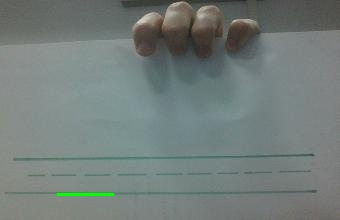
#> input picture src/prd_navigation/picamera/houghlines.jpg, 340 x 220 px, given in place of the camera
$ python color.py   (older library calls are emulated)
#> lines starting #> are read from the running program, lines starting #| are printed output that depends on the picture; after the words box and inside, x2 and y2 are one past the last pixel; in counts of white or black regions, pixels touching at a corner belong together
import cv2
import numpy as np
from cv_bridge import CvBridge

lowerBound=np.array([33,80,40])
upperBound=np.array([102,255,255])
kernelOpen=np.ones((5,5))
kernelClose=np.ones((20,20))

cam= cv2.VideoCapture(0)
font=cv2.FONT_HERSHEY_SIMPLEX

while True:
    ret, img=cam.read()
#> img is the input picture: shape (220, 340, 3); mean B, G, R 122.6, 125.4, 115.3
    img=cv2.resize(img,(340,220))

    #convert BGR to HSV
    imgHSV= cv2.cvtColor(img,cv2.COLOR_BGR2HSV)
#> imgHSV: shape (220, 340, 3); mean H, S, V 75.5, 24.8, 126.2
    # create the Mask
    mask=cv2.inRange(imgHSV,lowerBound,upperBound)
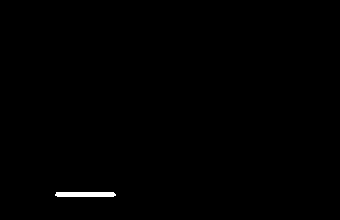
#> mask: shape (220, 340); 0.4% white; 1 white region, box (x1, y1, x2, y2) and area: (55, 192, 116, 197) 296

    maskOpen=cv2.morphologyEx(mask,cv2.MORPH_OPEN,kernelOpen)
#> maskOpen: shape (220, 340); 0.38% white; 1 white region, box (x1, y1, x2, y2) and area: (57, 192, 114, 197) 285
    maskClose=cv2.morphologyEx(maskOpen,cv2.MORPH_CLOSE,kernelClose)
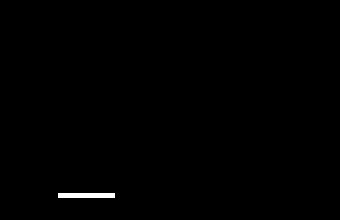
#> maskClose: shape (220, 340); 0.38% white; 1 white region

    maskFinal=maskClose
    im,conts,h=cv2.findContours(maskFinal.copy(),cv2.RETR_EXTERNAL,cv2.CHAIN_APPROX_NONE)
#> conts = 1 contour; box (x1, y1, x2, y2) and area: (58, 193, 115, 198) 224; h = [[-1, -1, -1, -1]]

    cv2.drawContours(img,conts,-1,(255,0,0),3)
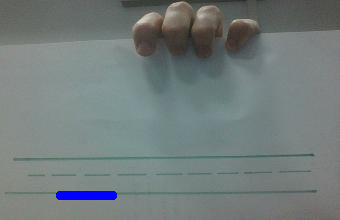
#> img: shape (220, 340, 3); 0.72% of pixels changed, all inside (x1, y1, x2, y2) = (56, 191, 117, 200)
    for i in range(len(conts)):
        x,y,w,h=cv2.boundingRect(conts[i])
        cv2.rectangle(img,(x,y),(x+w,y+h),(0,0,255), 2)
        #cv2.putText(img, str(i+1),(x,y+h),font,(0,255,255))
        cv2.putText(img,str(i+1),(x,y+h), font, 4,(0,255,255),2,cv2.LINE_AA)
#> this loop made 1 pass
#> (x, y, w, h) on pass 1: (58, 193, 57, 5)
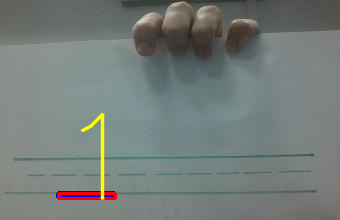
#> img: shape (220, 340, 3); 1.17% of pixels changed, all inside (x1, y1, x2, y2) = (57, 113, 117, 201)
    cv2.imshow("maskClose",maskClose)
    cv2.imshow("maskOpen",maskOpen)
    cv2.imshow("mask",mask)
    cv2.imshow("cam",img)
    cv2.waitKey(10)
